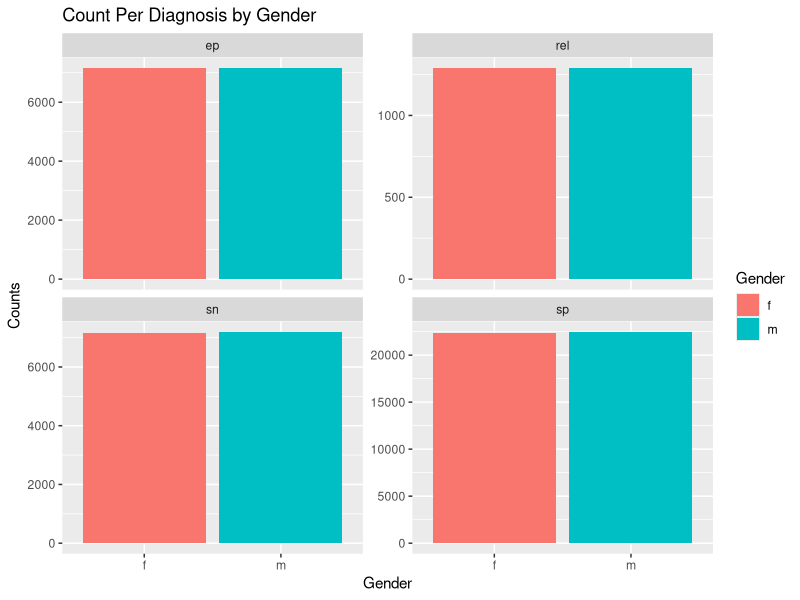
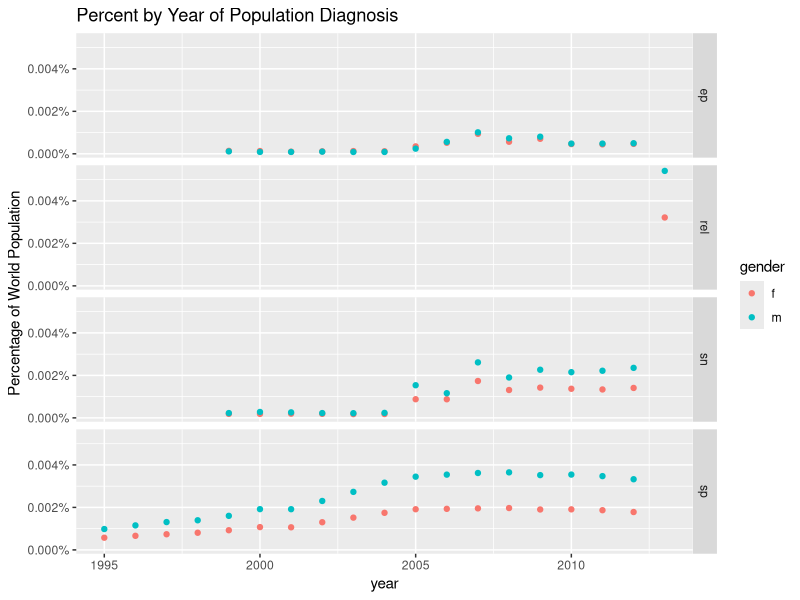
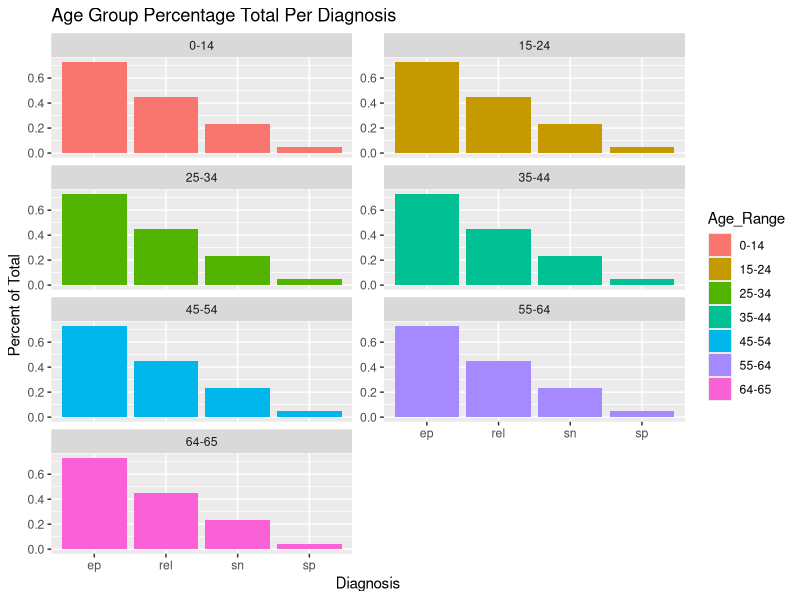

Reproduce these figures in R, in order.
## ---- chunk 1
data("who")
## ---- chunk 2
data("population")
## ---- chunk 3
library(dplyr)
## ---- chunk 4
library(tidyr)
## ---- chunk 5
library(ggplot2)
## ---- chunk 6
who_long <- who %>%
  pivot_longer(cols = 5:60,
               names_to = c('diagnosis', 'gender', 'age'),
               names_pattern = (regex= ("new_?(.*)_(.)(.*)")),
               values_to = "count")
head(who_long)

## ---- chunk 7
left_who <- who_long %>%
  left_join(population, by = c("country", "year"))

head(left_who)

## ---- chunk 8
left_who <- left_who %>%
  separate('age', c('min_age', 'max_age'), sep = -2)
  
  head(left_who)

## ---- chunk 9
left_who <- left_who %>%
  mutate(min_age = replace(min_age, min_age == '', '64')) %>%
  mutate(max_age = replace(max_age, min_age == "65", "inf"))

head(left_who)
## ---- chunk 10
count_diagnosis <- left_who %>%
  group_by(diagnosis, gender) %>%
  summarise(count = sum(!is.na(count)), .groups = "drop")

head(count_diagnosis)

## ---- chunk 11
ggplot(count_diagnosis, aes (x = gender, y = count, fill = gender)) +
  geom_col(position = "dodge") +
  facet_wrap(~ diagnosis, scales = "free_y", ncol = 2) +
  labs(x = "Gender", y = "Counts", fill = "Gender", title = "Count Per Diagnosis by Gender")
## ---- chunk 12
population_who <- left_who %>%
  drop_na() %>%
  group_by(year, gender, diagnosis) %>%
  summarise(percentage = (100 * (sum(count))/ (sum(population))))

print(population_who)
## ---- chunk 13
ggplot(population_who) +
  geom_point(aes (x = year, y = (percentage/100), color=gender)) +
  facet_grid(diagnosis ~ .) +
  scale_y_continuous(labels = scales :: percent_format()) +
  labs(title = 'Percent by Year of Population Diagnosis', y= 'Percentage of World Population') 
 
## ---- chunk 14
left_who <- left_who %>%
  unite(age_range, min_age, max_age, sep = '-')

head(left_who)

## ---- chunk 15
count_all <- left_who %>%
  group_by(diagnosis) %>%
  summarise(total_count = sum(count, na.rm = TRUE))

head(count_all)

## ---- chunk 16
by_age_group <- left_who %>%
  count(diagnosis, age_range, name = "age_range_count")

head(by_age_group)
## ---- chunk 17
by_diagnosis_age <- count_all %>%
  left_join(by_age_group, by= 'diagnosis')

head(by_diagnosis_age)
## ---- chunk 18
by_diagnosis_age <- by_diagnosis_age %>%
  mutate(percentage = age_range_count / total_count *100)

head(by_diagnosis_age)
## ---- chunk 19
ggplot(by_diagnosis_age, aes(x = diagnosis, y = percentage, fill = age_range)) +
  geom_col(position = "dodge") +
  facet_wrap(~age_range, scales = "free_y", ncol = 2) +
  labs(x = "Diagnosis", y = "Percent of Total", fill = "Age_Range", title = "Age Group Percentage Total Per Diagnosis")
